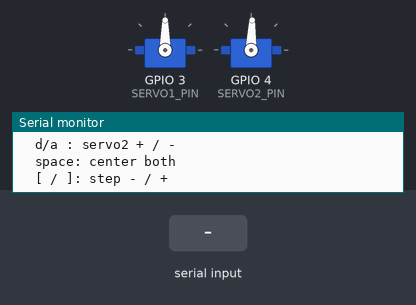
Bench run of a sketch on a simulated ESP32. Parts: 2 × servo, the last lines printed to the serial monitor. The inputs (shaded band) are chosen by the test bench.

Above: at 1.8 s.
1.9 s: "w" received over Serial
At 2.9 s:
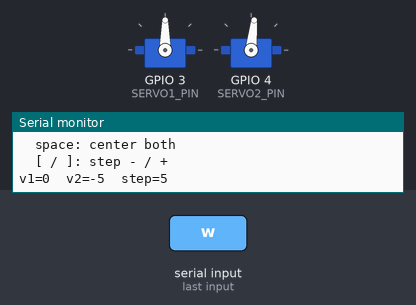
3.4 s: "d" received over Serial
At 4.0 s:
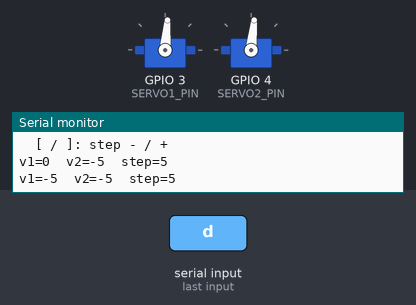
Timing chart, 0 to 6.4 s (numbered marks = the images above; inputs shaded):
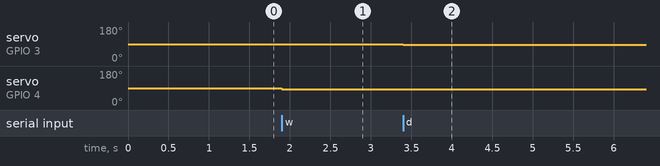

The sketch:

wasd_esp32.ino
```cpp
// ------------------------------------------------------------
// Realtime “keyboard nudge” servo controller (two servos)
// ------------------------------------------------------------
// PURPOSE:
//   Control two servos interactively from a serial terminal by
//   pressing keys (ideally without pressing Enter).
//
// WHAT IT DOES:
//   - Maintains two signed command values v1 and v2 in degrees
//     where 0 = centered, range is -90..+90.
//   - Each keypress nudges v1/v2 by "step" degrees.
//   - Converts v1/v2 into calibrated microsecond pulse widths,
//     using each servo’s measured safe range.
//
// IMPORTANT:
//   Arduino Serial Monitor is often *not* good for realtime keypresses.
//   Use PuTTY / TeraTerm / CoolTerm if you want true "press keys" control.
// ------------------------------------------------------------

#include <Arduino.h>
#include <ESP32Servo.h>

Servo s1, s2;
#define SERVO1_PIN 3
#define SERVO2_PIN 4

// ------------------------------------------------------------
// Calibrated safe ranges (microseconds) measured earlier
//   Servo 1 is full-range:  500..2400
//   Servo 2 is narrower:    800..2050
//
// These are *hard limits* this program will never exceed.
// ------------------------------------------------------------

static const int S1_MIN_US = 500;
static const int S1_MAX_US = 2400;
static const int S2_MIN_US = 800;
static const int S2_MAX_US = 2050;

static int v1 = 0;   // -90..+90
static int v2 = 0;
static int step = 5; // degrees per keypress

static int clampInt(int x, int lo, int hi) {
  if (x < lo) return lo;
  if (x > hi) return hi;
  return x;
}

static void writeSigned(Servo& s, int v, int minUs, int maxUs) {
  v = clampInt(v, -90, 90);
  int center = (minUs + maxUs) / 2;
  int halfRange = (maxUs - minUs) / 2;
  int us = center + (v * halfRange) / 90;
  us = clampInt(us, minUs, maxUs);
  s.writeMicroseconds(us);
}

static void apply() {
  writeSigned(s1, v1, S1_MIN_US, S1_MAX_US);
  writeSigned(s2, v2, S2_MIN_US, S2_MAX_US);
  Serial.printf("v1=%d  v2=%d  step=%d\n", v1, v2, step);
}

void setup() {
  Serial.begin(115200);
  delay(600);

  s1.setPeriodHertz(50);
  s2.setPeriodHertz(50);
  s1.attach(SERVO1_PIN, 500, 2400);
  s2.attach(SERVO2_PIN, 500, 2400);

  apply();

  Serial.println("\nRealtime keys (no Enter if your terminal sends raw chars):");
  Serial.println("  w/s : servo1 + / -");
  Serial.println("  d/a : servo2 + / -");
  Serial.println("  space: center both");
  Serial.println("  [ / ]: step - / +");
}

void loop() {
  if (Serial.available() > 0) {
    char c = (char)Serial.read();

    switch (c) {
      case 'w': v2 -= step; break;
      case 's': v2 += step; break;
      case 'd': v1 -= step; break;
      case 'a': v1 += step; break;


      case ' ': v1 = 0; v2 = 0; break;

      case '[': step = clampInt(step - 1, 1, 30); break;
      case ']': step = clampInt(step + 1, 1, 30); break;

      default:
        // ignore other bytes (including CR/LF)
        return;
    }

    v1 = clampInt(v1, -90, 90);
    v2 = clampInt(v2, -90, 90);
    apply();
  }
}
```

Measured:
- after the input at 1.9 s, servo on GPIO 4 (SERVO2_PIN): 88° → 84° at once
- after the input at 3.4 s, servo on GPIO 3 (SERVO1_PIN): 90° → 85° at once
